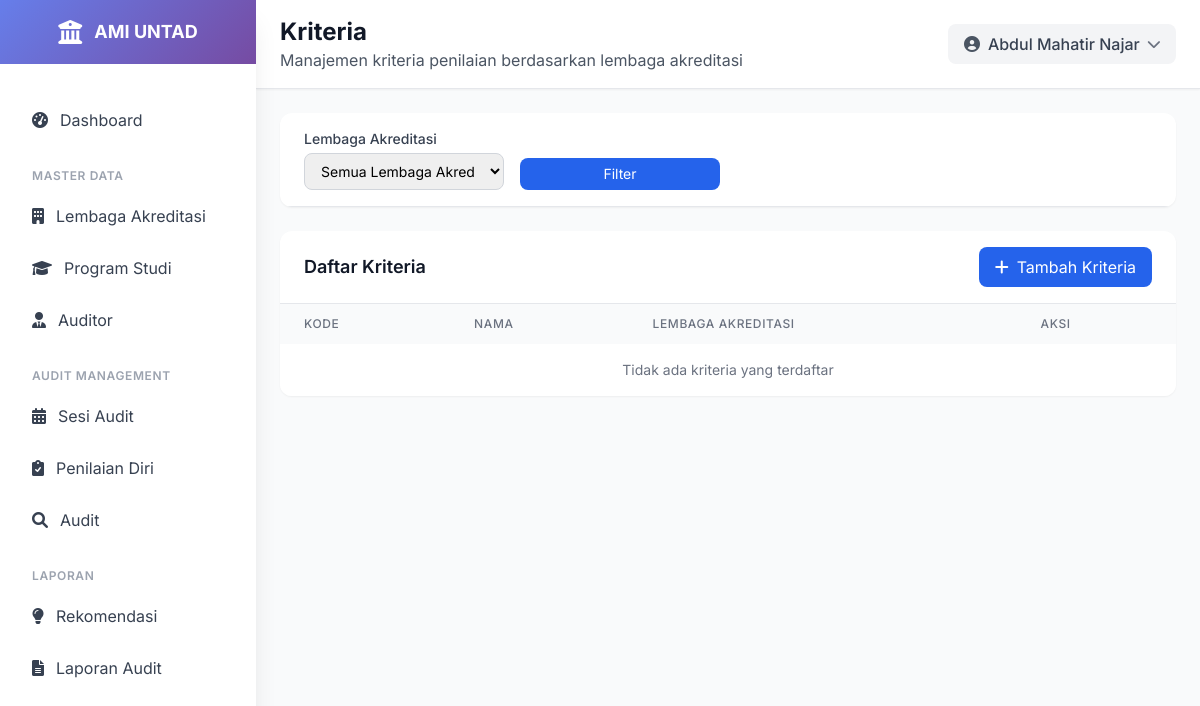
Page /kriteria/ (signed in) on the earlier database version.
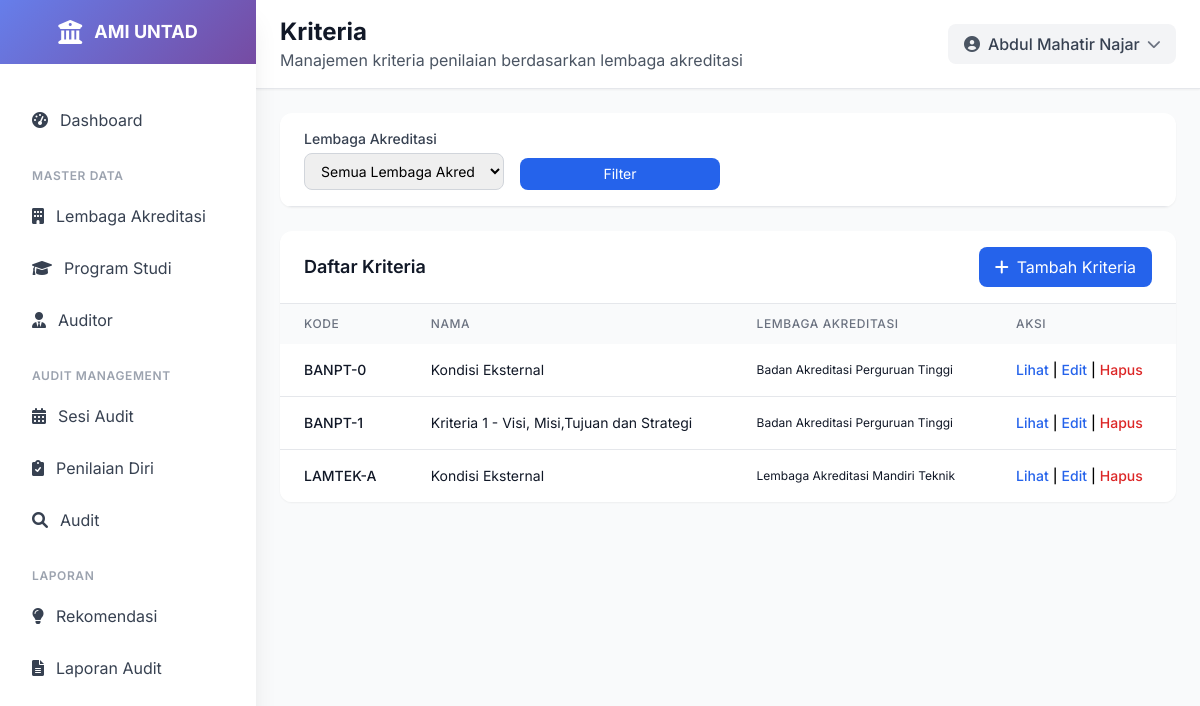
Same page on the later database version.
### ami/models.py (models this page shows, shortened)
class Kriteria(models.Model):
    lembaga_akreditasi = models.ForeignKey(LembagaAkreditasi, on_delete=models.CASCADE, related_name='kriteria')
    kode = models.CharField(max_length=30, null=True)
    nama = models.CharField(max_length=255)
    deskripsi = models.TextField(blank=True, null=True)
    status = models.CharField(max_length=20, choices=[
        ('aktif', 'aktif'),
        ('tidak aktif', 'tidak aktif'),
    ], default='aktif')
    class Meta:
        verbose_name = "Kriteria"
        verbose_name_plural = "Kriteria"
        unique_together = ['lembaga_akreditasi', 'kode']
        ordering = ['kode']

class LembagaAkreditasi(models.Model):
    kode = models.CharField(max_length=20, unique=True)
    nama = models.CharField(max_length=255, unique=True)
    deskripsi = models.TextField(blank=True, null=True)
    website = models.URLField(blank=True, null=True)
    kontak = models.TextField(blank=True, null=True)
    class Meta:
        verbose_name = "Lembaga Akreditasi"
        verbose_name_plural = "Lembaga Akreditasi"
        ordering = ['nama']

### ami/views.py (the view)
# urls.py: path('kriteria/', views.kriteria_list, name='kriteria_list'),
@login_required
def kriteria_list(request, lembaga_id=None):
    lembaga = None
    if lembaga_id:
        lembaga = get_object_or_404(LembagaAkreditasi, pk=lembaga_id)
        kriteria_list = Kriteria.objects.filter(lembaga_akreditasi=lembaga).order_by('kode')
    else:
        kriteria_list = Kriteria.objects.all().order_by('kode')
    paginator = Paginator(kriteria_list, 10)
    page_number = request.GET.get('page')
    kriteria = paginator.get_page(page_number)
    lembaga_akreditasi = LembagaAkreditasi.objects.all().order_by('nama')
    return render(request, 'ami/kriteria_list.html', {
        'kriteria': kriteria,
        'lembaga_akreditasi': lembaga_akreditasi,
        'selected_lembaga': lembaga
    })

### templates/ami/kriteria_list.html (shortened to what this page needs)
{% extends 'base.html' %}
{% load static %}
{% block page_title %}Kriteria{% endblock %}
{% block page_subtitle %}Manajemen kriteria penilaian berdasarkan lembaga akreditasi{% endblock %}
{% block content %}
<div class="p-4 lg:p-6">
    <div class="bg-white rounded-xl shadow-sm overflow-hidden mb-4 lg:mb-6">
        <div class="px-4 lg:px-6 py-4 border-b border-gray-200">
            <form method="get" class="grid grid-cols-1 md:grid-cols-4 gap-2 lg:gap-4">
                <div>
                    <label for="lembaga_akreditasi" class="block text-xs lg:text-sm font-medium text-gray-700 mb-1">Lembaga Akreditasi</label>
                    <select name="lembaga_id" id="lembaga_akreditasi" class="w-full border border-gray-300 rounded-lg px-2 py-1.5 lg:px-3 lg:py-2 focus:outline-none focus:ring-2 focus:ring-blue-500 focus:border-blue-500 text-xs lg:text-sm">
                        <option value="">Semua Lembaga Akreditasi</option>
                    </select>
                </div>
                <div class="flex items-end">
                    <button type="submit" class="w-full bg-blue-600 hover:bg-blue-700 text-white px-3 py-1.5 rounded-lg text-sm">
                        Filter
                    </button>
                </div>
            </form>
        </div>
    </div>
    <div class="bg-white rounded-xl shadow-sm overflow-hidden">
        <div class="px-4 lg:px-6 py-4 border-b border-gray-200 flex flex-col sm:flex-row sm:justify-between sm:items-center space-y-2 sm:space-y-0">
            <h3 class="text-lg font-semibold text-gray-900">Daftar Kriteria</h3>
            <div class="flex flex-col sm:flex-row space-y-2 sm:space-y-0 sm:space-x-2 w-full sm:w-auto">
                <a href="{% url 'ami:kriteria_create_by_lembaga' selected_lembaga.id %}" class="bg-blue-600 hover:bg-blue-700 text-white px-4 py-2 rounded-lg flex items-center justify-center w-full sm:w-auto">
                    <i class="fas fa-plus mr-2"></i> Tambah Kriteria
                </a>
            </div>
        </div>
        <div class="overflow-x-auto">
            <table class="w-full">
                <thead class="bg-gray-50">
                    <tr>
                        <th class="px-3 lg:px-6 py-3 text-left text-xs font-medium text-gray-500 uppercase tracking-wider">Kode</th>
                        <th class="px-3 lg:px-6 py-3 text-left text-xs font-medium text-gray-500 uppercase tracking-wider">Nama</th>
                        <th class="px-3 lg:px-6 py-3 text-left text-xs font-medium text-gray-500 uppercase tracking-wider hidden md:table-cell">Lembaga Akreditasi</th>
                        <th class="px-3 lg:px-6 py-3 text-left text-xs font-medium text-gray-500 uppercase tracking-wider">Aksi</th>
                    </tr>
                </thead>
                <tbody class="bg-white divide-y divide-gray-200">
                    {% for kriteria in kriteria %}
                    <tr class="hover:bg-gray-50 transition-colors">
                        <td class="px-3 lg:px-6 py-4 whitespace-nowrap">
                            <div class="text-xs lg:text-sm font-medium text-gray-900">{{ kriteria.kode }}</div>
                        </td>
                        <td class="px-3 lg:px-6 py-4 whitespace-nowrap text-xs lg:text-sm text-gray-900">
                            {{ kriteria.nama }}
                        </td>
                        <td class="px-3 lg:px-6 py-4 whitespace-nowrap text-xs lg:text-gray-900 hidden md:table-cell">
                            {{ kriteria.lembaga_akreditasi.nama }}
                        </td>
                        <td class="px-3 lg:px-6 py-4 whitespace-nowrap text-xs lg:text-sm font-medium">
                            <div class="flex flex-wrap gap-1">
                                <a href="{% url 'ami:kriteria_detail' kriteria.id %}" class="text-blue-600 hover:text-blue-900">Lihat</a>
                                <span class="hidden md:inline">|</span>
                                <a href="{% url 'ami:kriteria_update' kriteria.id %}" class="text-blue-600 hover:text-blue-900">Edit</a>
                                <span class="hidden md:inline">|</span>
                                <a href="{% url 'ami:kriteria_delete' kriteria.id %}" class="text-red-600 hover:text-red-900">Hapus</a>
                            </div>
                        </td>
                    </tr>
                    {% empty %}
                    <tr>
                        <td colspan="4" class="px-4 lg:px-6 py-4 text-center text-gray-500 text-sm">Tidak ada kriteria yang terdaftar</td>
                    </tr>
                    {% endfor %}
                </tbody>
            </table>
        </div>
    </div>
</div>
{% endblock %}

### templates/base.html (shortened to what this page needs)
<!DOCTYPE html>
<html lang="id">
<head>
    <script src="https://cdn.tailwindcss.com"></script>
    <link href="https://cdnjs.cloudflare.com/ajax/libs/font-awesome/6.0.0/css/all.min.css" rel="stylesheet">
</head>
<body class="bg-gray-50">
    <div class="fixed inset-y-0 left-0 z-50 w-64 bg-white shadow-xl transform transition-transform duration-300 ease-in-out lg:translate-x-0 -translate-x-full flex flex-col" id="sidebar">
        <div class="flex items-center justify-center h-16 gradient-bg flex-shrink-0">
            <div class="flex items-center space-x-3">
                <i class="fas fa-university text-white text-2xl"></i>
                <span class="text-white font-bold text-lg">AMI UNTAD</span>
            </div>
        </div>
        <nav class="flex-1 overflow-y-auto mt-8 px-4 pb-4">
            <div class="space-y-2">
                <a href="{% url 'ami:dashboard' %}" class="sidebar-item flex items-center px-4 py-3 text-gray-700 rounded-lg transition-all duration-200 {% if request.resolver_match.url_name == 'dashboard' %}bg-blue-50 text-blue-600{% else %}hover:bg-gray-50{% endif %}">
                    <i class="fas fa-tachometer-alt mr-3"></i>
                    <span>Dashboard</span>
                </a>
                <div class="pt-4">
                    <p class="px-4 text-xs font-semibold text-gray-400 uppercase tracking-wider">Master Data</p>
                    <div class="mt-2 space-y-1">
                        <a href="{% url 'ami:lembaga_akreditasi_list' %}" class="sidebar-item flex items-center px-4 py-3 text-gray-700 rounded-lg transition-all duration-200 {% if request.resolver_match.url_name == 'lembaga_akreditasi_list' %}bg-blue-50 text-blue-600{% else %}hover:bg-gray-50{% endif %}">
                            <i class="fas fa-building mr-3"></i>
                            <span>Lembaga Akreditasi</span>
                        </a>
                        <a href="{% url 'ami:program_studi_list' %}" class="sidebar-item flex items-center px-4 py-3 text-gray-700 rounded-lg transition-all duration-200 {% if request.resolver_match.url_name == 'program_studi_list' %}bg-blue-50 text-blue-600{% else %}hover:bg-gray-50{% endif %}">
                            <i class="fas fa-graduation-cap mr-3"></i>
                            <span>Program Studi</span>
                        </a>
                        <a href="{% url 'ami:auditor_list' %}" class="sidebar-item flex items-center px-4 py-3 text-gray-700 rounded-lg transition-all duration-200 {% if request.resolver_match.url_name == 'auditor_list' %}bg-blue-50 text-blue-600{% else %}hover:bg-gray-50{% endif %}">
                            <i class="fas fa-user-tie mr-3"></i>
                            <span>Auditor</span>
                        </a>
                    </div>
                </div>
                <div class="pt-4">
                    <p class="px-4 text-xs font-semibold text-gray-400 uppercase tracking-wider">Audit Management</p>
                    <div class="mt-2 space-y-1">
                        <a href="{% url 'ami:audit_session_list' %}" class="sidebar-item flex items-center px-4 py-3 text-gray-700 rounded-lg transition-all duration-200 {% if request.resolver_match.url_name == 'audit_session_list' %}bg-blue-50 text-blue-600{% else %}hover:bg-gray-50{% endif %}">
                            <i class="fas fa-calendar-alt mr-3"></i>
                            <span>Sesi Audit</span>
                        </a>
                        <a href="#" class="sidebar-item flex items-center px-4 py-3 text-gray-700 rounded-lg transition-all duration-200 hover:bg-gray-50">
                            <i class="fas fa-clipboard-check mr-3"></i>
                            <span>Penilaian Diri</span>
                        </a>
                        <a href="#" class="sidebar-item flex items-center px-4 py-3 text-gray-700 rounded-lg transition-all duration-200 hover:bg-gray-50">
                            <i class="fas fa-search mr-3"></i>
                            <span>Audit</span>
                        </a>
                    </div>
                </div>
                <div class="pt-4">
                    <p class="px-4 text-xs font-semibold text-gray-400 uppercase tracking-wider">Laporan</p>
                    <div class="mt-2 space-y-1">
                        <a href="#" class="sidebar-item flex items-center px-4 py-3 text-gray-700 rounded-lg transition-all duration-200 hover:bg-gray-50">
                            <i class="fas fa-lightbulb mr-3"></i>
                            <span>Rekomendasi</span>
                        </a>
                        <a href="{% url 'ami:audit_session_list' %}" class="sidebar-item flex items-center px-4 py-3 text-gray-700 rounded-lg transition-all duration-200 {% if request.resolver_match.url_name == 'audit_session_list' %}bg-blue-50 text-blue-600{% else %}hover:bg-gray-50{% endif %}">
                            <i class="fas fa-file-alt mr-3"></i>
                            <span>Laporan Audit</span>
                        </a>
                    </div>
                </div>
            </div>
        </nav>
    </div>
    <div class="lg:ml-64 flex flex-col min-h-screen">
        <header class="bg-white shadow-sm border-b border-gray-200">
            <div class="flex items-center justify-between px-4 lg:px-6 py-4">
                <div class="lg:block hidden">
                    <h1 class="text-xl lg:text-2xl font-bold text-gray-900">{% block page_title %}{% endblock %}</h1>
                    <p class="text-gray-600">{% block page_subtitle %}{% endblock %}</p>
                </div>
                <div class="flex items-center space-x-4">
                    <div class="relative">
                        <button id="profileButton" class="flex items-center space-x-2 bg-gray-100 hover:bg-gray-200 px-4 py-2 rounded-lg transition-colors">
                            <i class="fas fa-user-circle text-gray-600"></i>
                            <span class="text-gray-700 font-medium">{{ user.get_full_name|default:user.username }}</span>
                            <i class="fas fa-chevron-down text-gray-500 text-sm transition-transform" id="chevronIcon"></i>
                        </button>
                    </div>
                </div>
            </div>
        </header>
        {% block content %}{% endblock %}
    </div>
</body>
</html>

### templates/base.html (style rules this page uses)
body { font-family: 'Inter', sans-serif; }
.gradient-bg { background: linear-gradient(135deg, #667eea 0%, #764ba2 100%); }

Differences in the rows shown:
added Kriteria: kode "BANPT-0", nama "Kondisi Eksternal", lembaga_akreditasi.nama "Badan Akreditasi Perguruan Tinggi"
added Kriteria: kode "BANPT-1", nama "Kriteria 1 - Visi, Misi,Tujuan dan Strategi", lembaga_akreditasi.nama "Badan Akreditasi Perguruan Tinggi"
added Kriteria: kode "LAMTEK-A", nama "Kondisi Eksternal", lembaga_akreditasi.nama "Lembaga Akreditasi Mandiri Teknik"
Other differences:
text no longer shown: "Tidak ada kriteria yang terdaftar"
